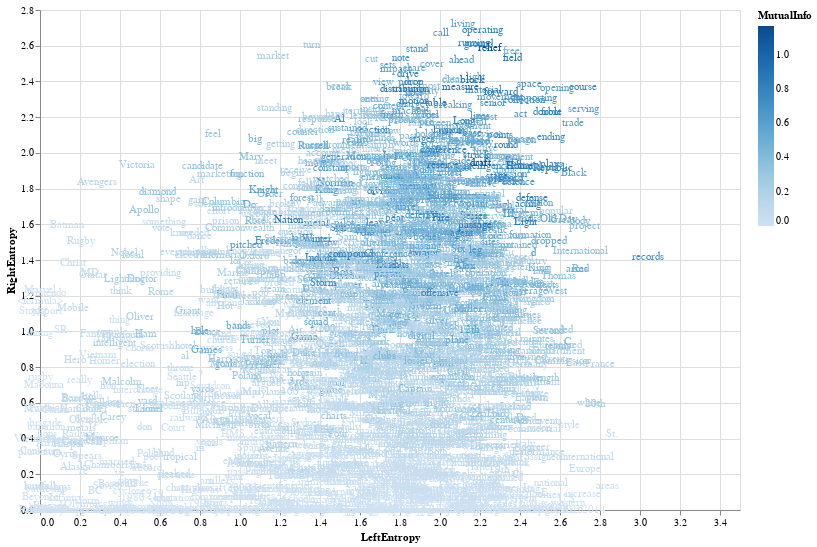

Write notebook code for a chart like this one.
### Code cell
chart.mark_text().encode(x="LeftEntropy", y="RightEntropy", text="Word", color="MutualInfo").properties(height=500, width=700)

### Figure 1 — Vega-Lite specification as saved in the notebook (floating-point values rounded to 4 significant figures; data arrays with more than 128 entries replaced by an {"elided": "..."} marker saying what was removed)
{"config": {"view": {"continuousWidth": 400, "continuousHeight": 300}}, "data": {"name": "data-8dc57eb58eea7eebf14de2ca6fdc31ce"}, "mark": "text", "encoding": {"color": {"field": "MutualInfo", "type": "quantitative"}, "text": {"field": "Word", "type": "nominal"}, "x": {"field": "LeftEntropy", "type": "quantitative"}, "y": {"field": "RightEntropy", "type": "quantitative"}}, "height": 500, "width": 700, "$schema": "https://vega.github.io/schema/vega-lite/v4.17.0.json", "datasets": {"data-8dc57eb58eea7eebf14de2ca6fdc31ce": {"elided": "2000 records"}}}
